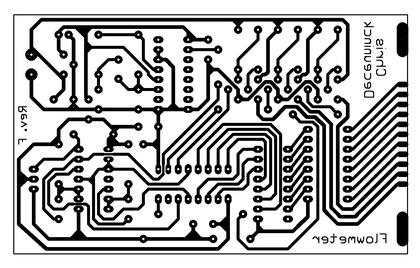
%> input picture PCB-Database/pcb1.jpg, 420 x 268 px, shrunk from 1264 x 807 before the run; the run also reads 1 picture not shown here
$ octave BE.m   (GNU Octave 9; MATLAB toolbox functions it lacks are replaced by stand-ins)
%> lines starting %> are read from the running program, lines starting %| are printed output that depends on the picture; in (x1, y1, x2, y2) boxes, pixels count from 0 and x2, y2 are one past the last pixel; in counts of white or black regions, pixels touching at a corner belong together; the program's own positions count from 1
clear all
a=imread('pcb1.jpg');
%> a is the input picture: size 268x420 uint8; min 0, max 255, mean 181.7
a1=255-a;
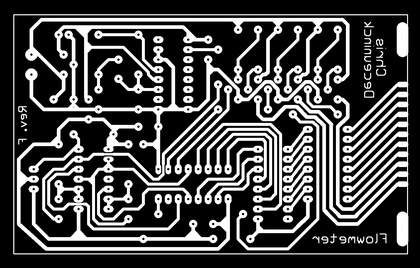
%> a1: size 268x420 uint8; min 0, max 255, mean 73.3
b=imread('pcb1_openckt.jpg');
b2=rgb2gray(b);
b1=255-b2;
[m n]=size(b1);
%> m = 268; n = 420
t=input('enter the threshold parameter:')
%> the answer given: 100
for i=1:m
     for j=1:n
         if b1(i,j)<t
             b1(i,j)=0;
         else b1(i,j)=255;
         end
     end
 end
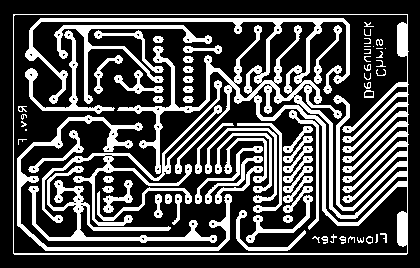
%> b1: size 268x420 uint8; 30.6% white; 77 white regions (16 under 20 px), largest, box (x1, y1, x2, y2) and area: (13, 14, 409, 255) 14585, (17, 115, 232, 251) 2550, (28, 166, 217, 243) 2356
%sub=b1;
sub=b1-a1;
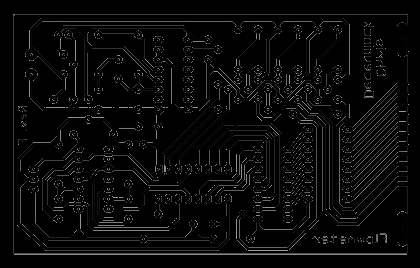
%> sub: size 268x420 uint8; min 0, max 159, mean 9.2
d=sub-a1;
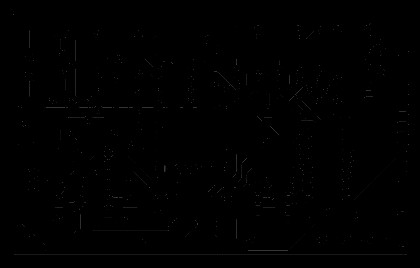
%> d: size 268x420 uint8; min 0, max 63, mean 0.5
subplot(2,2,1),imshow(a1),title('original image')
subplot (2,2,2),imshow(b1),title('negative image')
subplot (2,2,3),imshow(d),title('subtraction')
subplot (2,2,4),imshow(sub),title('subtracted image')
xlabel(sprintf('threshold value is %g',t))
